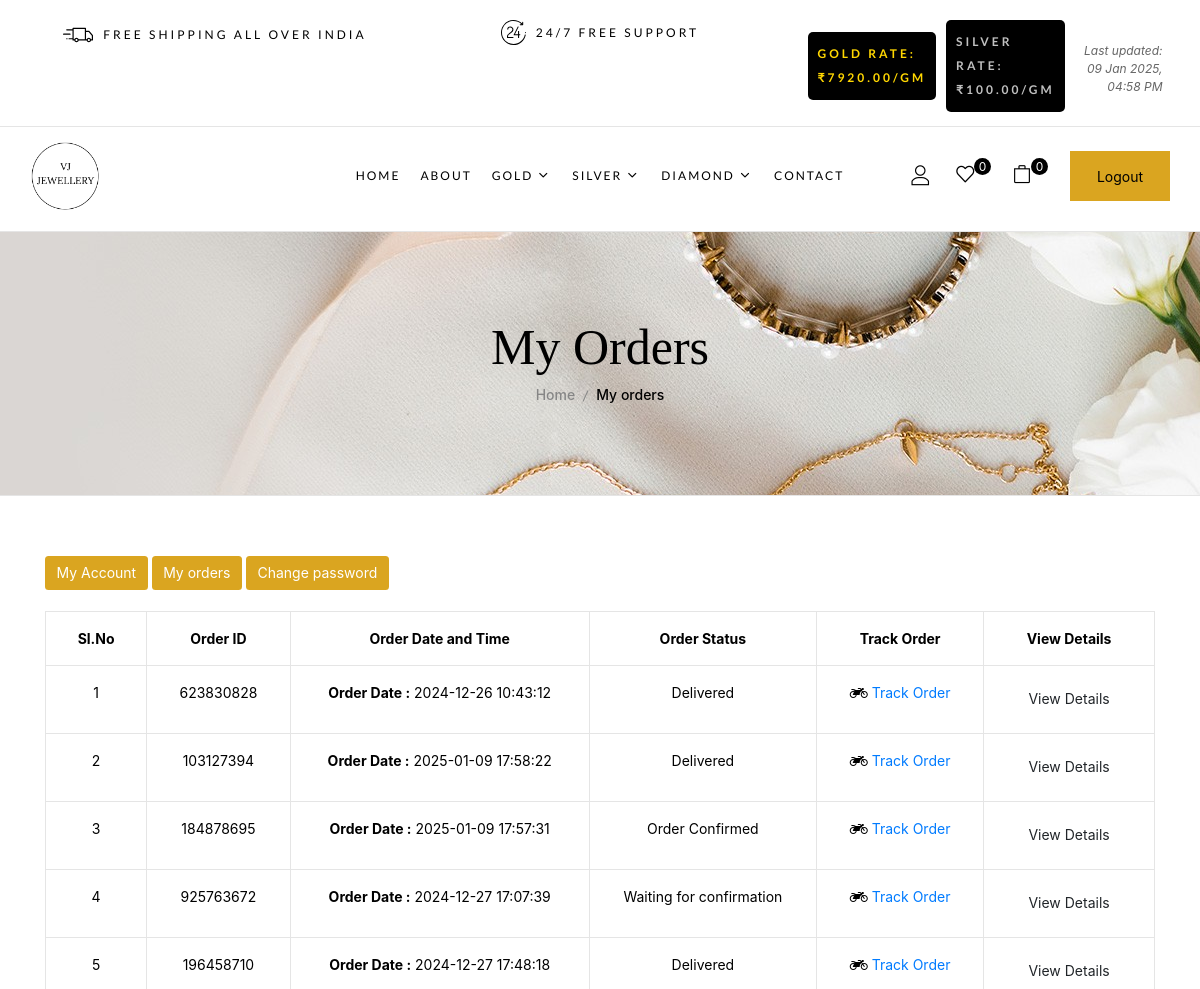
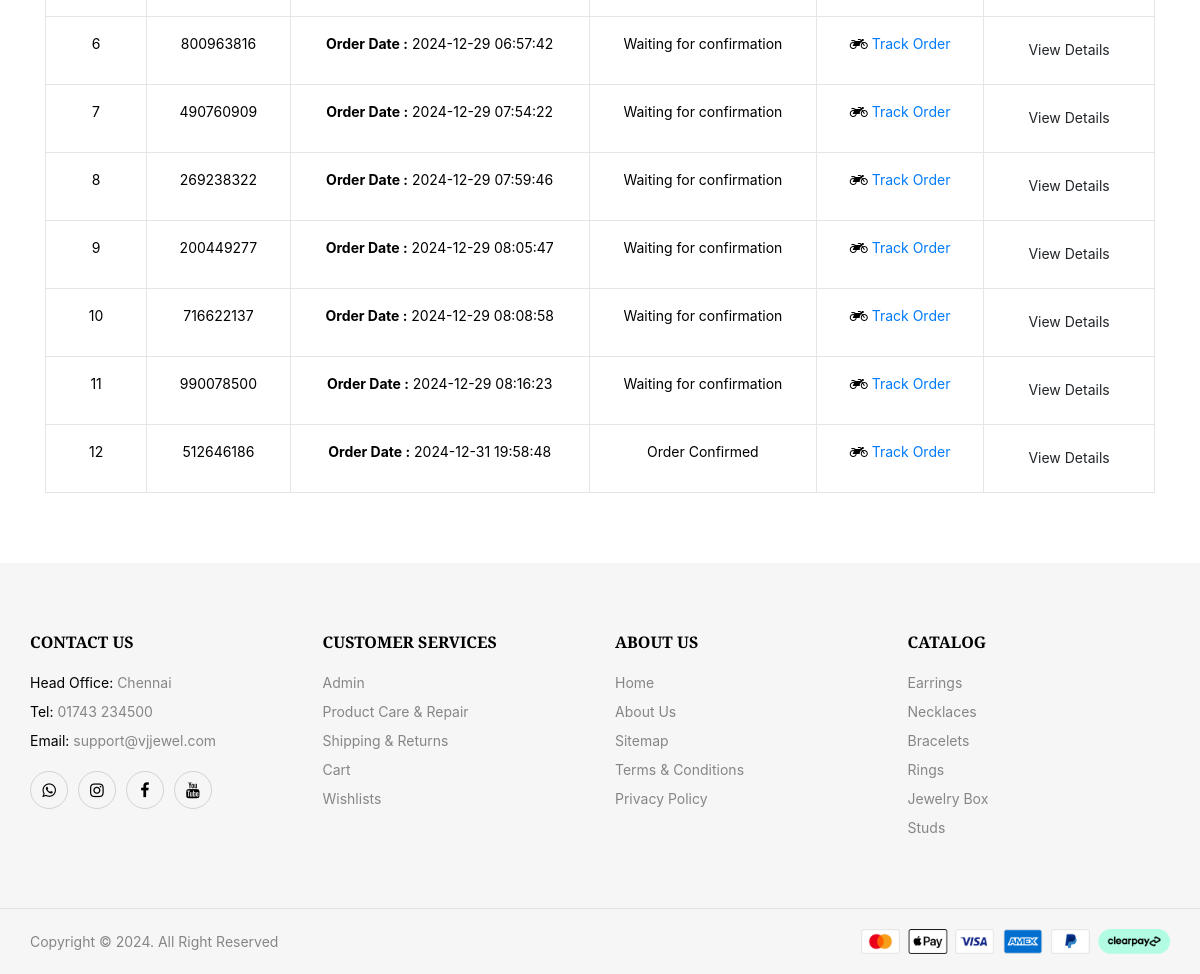
The page /my-orders.php (signed in) on the database its author committed (2 pictures, top to bottom).
### tables this page shows
CREATE TABLE `rates` (
  `id` int(11) NOT NULL,
  `gold_rate` decimal(10,2) DEFAULT NULL,
  `silver_rate` decimal(10,2) DEFAULT NULL,
  `created_by` int(11) DEFAULT NULL,
  `created_at` timestamp NOT NULL DEFAULT current_timestamp()
);

CREATE TABLE `tblorderaddresses` (
  `ID` int(10) NOT NULL,
  `UserId` int(5) DEFAULT NULL,
  `Ordernumber` int(10) DEFAULT NULL,
  `Flatnobuldngno` varchar(200) DEFAULT NULL,
  `StreetName` varchar(200) DEFAULT NULL,
  `Area` varchar(200) DEFAULT NULL,
  `Landmark` varchar(200) DEFAULT NULL,
  `City` varchar(200) DEFAULT NULL,
  `Zipcode` int(10) DEFAULT NULL,
  `Phone` bigint(11) DEFAULT NULL,
  `Email` varchar(200) DEFAULT NULL,
  `PaymentMethod` varchar(200) DEFAULT NULL,
  `OrderTime` timestamp NULL DEFAULT current_timestamp() ON UPDATE current_timestamp(),
  `Status` varchar(200) DEFAULT NULL,
  `Remark` varchar(200) DEFAULT NULL,
  `UpdationDate` timestamp NOT NULL DEFAULT current_timestamp() ON UPDATE current_timestamp()
);

### my-orders.php (the view, shortened to what this page needs)
<?php
include_once('includes/config.php');
if (strlen($_SESSION['jsmsuid']==0)) {
  header('location:logout.php');
  } else{
    ?>
<!DOCTYPE html>
 <html lang="en">
<head>
		<link rel="stylesheet" href="libs/bootstrap/css/bootstrap.min.css" type="text/css">
		<link rel="stylesheet" href="libs/feather-font/css/iconfont.css" type="text/css">
		<link rel="stylesheet" href="libs/icomoon-font/css/icomoon.css" type="text/css">
		<link rel="stylesheet" href="libs/font-awesome/css/font-awesome.css" type="text/css">
		<link rel="stylesheet" href="libs/wpbingofont/css/wpbingofont.css" type="text/css">
		<link rel="stylesheet" href="libs/elegant-icons/css/elegant.css" type="text/css">
		<link rel="stylesheet" href="libs/slick/css/slick.css" type="text/css">
		<link rel="stylesheet" href="libs/slick/css/slick-theme.css" type="text/css">
		<link rel="stylesheet" href="libs/mmenu/css/mmenu.min.css" type="text/css">
		<link rel="stylesheet" href="libs/slider/css/jslider.css">
		<link rel="stylesheet" href="assets/css/app.css" type="text/css">
		<link rel="stylesheet" href="assets/css/responsive.css" type="text/css">
</head>
<body>
	<?php include_once('includes/header.php');?>
	<div id="site-main" class="site-main">
            <div id="main-content" class="main-content">
                <div id="primary" class="content-area">
                    <div id="title" class="page-title">
                        <div class="section-container">
                            <div class="content-title-heading">
                                <h1 class="text-title-heading">My Orders</h1>
                            </div>
                            <div class="breadcrumbs">
                                <a href="index.php">Home</a><span class="delimiter"></span>My orders
                            </div>
                        </div>
                    </div>
	<div id="body">
		<div class="container">
		<nav>
		<a href="profile.php"><button class="btn" style="background-color: goldenrod; color: white;">My Account</button></a>
						<a href="my-orders.php"><button class="btn" style="background-color: goldenrod; color: white;">My orders</button></a>
						<a href="change-password.php"><button class="btn" style="background-color: goldenrod; color: white;">Change password</button></a>
					</nav><br>
			<div id="content" class="full">
				<div class="cart-table" >
					<table style="color: black; text-align: center;">
						<tr style="color: black; text-align: center;">
                                    <th>Sl.No</th>
                                <th>Order ID</th>
                                <th>Order Date and Time</th>
                                <th>Order Status</th>
                                <th>Track Order</th>
                                <th>View Details</th>
                                </tr>
					<tr>
                                    <?php
									$userid= $_SESSION['jsmsuid'];
									$query=mysqli_query($con,"select * from  tblorderaddresses  where UserId='$userid'");
									$cnt=1;
												while($row=mysqli_fetch_array($query))
												{ ?>
												<tr>
									<td style="color: black; text-align: center;"><?php echo $cnt;?></td>
									<td style="color: black;  text-align: center;"><?php echo $row['Ordernumber'];?></td>
									<td style="color: black;  text-align: center;"><p><b>Order Date :</b> <?php echo $row['OrderTime']?></p></td>
									<td style="color: black; "><?php $status=$row['Status'];
									if($status==''){
									echo "Waiting for confirmation";
									} else{
									echo $status;
									}
																						?>  </td>
									<td style="color: black;  text-align: center;"><li class="list-inline-item"><i class="fa fa-motorcycle"></i>
 <a  href="javascript:void(0);" onClick="popUpWindow('track-order.php?oid=<?php echo htmlentities($row['Ordernumber']);?>');" title="Track order">Track Order</a></li></td>
<td style="color: black;  text-align: center;"><a href="order-detail.php?orderid=<?php echo $row['Ordernumber'];?>" class="btn btn--box btn--small btn--blue btn--uppercase btn--weight">View Details</a></td>
</tr><?php $cnt++; } ?>
					</table>
				</div>
			</div>
		</div>
	</div>
	<?php include_once('includes/footer.php');?>
</body>
</html><?php } ?>

### includes/header.php (shortened to what this page needs)
<?php
include_once('includes/config.php');
$sql = "SELECT t.typeName, t.typeDescription, t.creationDate as typeCreationDate,
        c.categoryName, c.id AS category_id, c.creationDate, s.subcategoryName
        FROM type t
        LEFT JOIN category c ON t.id = c.type_id
        LEFT JOIN subcategory s ON c.id = s.categoryid
        ORDER BY t.creationDate ASC, t.typeName ASC, c.creationDate ASC";
$result = $con->query($sql);
$typeData = [];
if ($result && $result->num_rows > 0) {
    while ($row = $result->fetch_assoc()) {
        $typeName = $row['typeName'];
        if (!isset($typeData[$typeName])) {
            $typeData[$typeName] = [
                'name' => $typeName,
                'description' => $row['typeDescription'],
                'creationDate' => $row['typeCreationDate'],
                'categories' => []
            ];
        }
        if ($row['categoryName']) {
            if (!isset($typeData[$typeName]['categories'][$row['categoryName']])) {
                $typeData[$typeName]['categories'][$row['categoryName']] = [
                    'name' => $row['categoryName'],
                    'subcategories' => []
                ];
            }
            if ($row['subcategoryName']) {
                $typeData[$typeName]['categories'][$row['categoryName']]['subcategories'][] = $row['subcategoryName'];
            }
        }
    }
    foreach ($typeData as $typeName => $type) {
        ksort($typeData[$typeName]['categories']);
        foreach ($typeData[$typeName]['categories'] as $categoryName => $category) {
            sort($typeData[$typeName]['categories'][$categoryName]['subcategories']);
        }
    }
}
?>
<!DOCTYPE html>
<html lang="en">
<head>
    <link rel="stylesheet" href="https://stackpath.bootstrapcdn.com/bootstrap/4.5.2/css/bootstrap.min.css">
</head>
<body>
    <header id="site-header" class="site-header header-v4">
        <div class="header-desktop">
            <div class="header-bottom">
                <div class="section-padding">
                    <div class="section-container p-l-r">
                        <div class="block block-feature">
                            <div class="block-widget-wrap">
                            <div class="row">
<div class="col-md-4 sm-m-b-50">
    <div class="box">
        <div class="box-icon">
            <span>
            </span>
        </div>
        <div class="box-title-wrap">
            <h3 class="box-title">
                 FREE SHIPPING ALL OVER INDIA
            </h3>
        </div>
    </div>
</div>
<div class="col-md-4">
    <div class="box">
        <div class="box-icon icon-3">
            <span>
            </span>
        </div>
        <div class="box-title-wrap">
            <h3 class="box-title">
                 24/7 Free Support
            </h3>
        </div>
    </div>
</div>
<?php
    $query = mysqli_query($con, "SELECT gold_rate, silver_rate, created_at FROM rates ORDER BY created_at DESC LIMIT 1");
    $row = mysqli_fetch_assoc($query);
    $gold_rate = $row['gold_rate'];
    $silver_rate = $row['silver_rate'];
    $last_updated = date('d M Y, h:i A', strtotime($row['created_at']));
?>
<div class="col-md-4">
    <div class="box" style="gap: 10px;">
        <div class="box-title-wrap" style="background-color: black; padding: 10px; border-radius: 5px;">
            <h3 class="box-title" style="color: gold; font-weight: bold;">
                Gold rate: ₹<?php echo $gold_rate; ?>/gm
            </h3>
        </div>
        <div class="box-title-wrap" style="background-color: black; padding: 10px; border-radius: 5px;">
            <h3 class="box-title" style="color: silver; font-weight: bold;">
                Silver rate: ₹<?php echo $silver_rate; ?>/gm
            </h3>
        </div>
        <div class="last-updated" style="text-align: right; font-size: 12px; color: #666; margin-top: 5px; font-style: italic;">
            Last updated: <?php echo $last_updated; ?>
        </div>
    </div>
</div>
</div>
                            </div>
                        </div>
                    </div>
                </div>
            </div>
            <hr>
            <div class="header-wrapper">
						<div class="section-padding">
							<div class="section-container large p-l-r">
								<div class="row">
									<div class="col-xl-3 col-lg-3 col-md-12 col-sm-12 col-12 header-left">
										<div >
											<a href="index.php">
												<img width="70px" height="140" src="media/logonew.png" alt="VJ - Jewellery">
											</a>
										</div>
									</div>
                            <div class="col-xl-6 col-lg-6 col-md-12 col-sm-12 col-12 text-center header-center">
                                <div class="site-navigation">
                                    <nav id="main-navigation">
                                        <ul id="menu-main-menu" class="menu">
                                        <li class="level-0 menu-item">
														<a href="index.php" ><span class="menu-item-text">Home</span></a>
													</li>
                                                    <li class="level-0 menu-item">
                                                <a href="about.php"><span class="menu-item-text">About</span></a>
                                            </li>
                                            <?php if (!empty($typeData)) : ?>
                                                <?php foreach ($typeData as $type) : ?>
													<li class="level-0 menu-item menu-item-has-children mega-menu mega-menu-fullwidth align-center">
                                                        <a href="#"><span class="menu-item-text"><?php echo htmlspecialchars($type['name']); ?></span></a>
                                                    </li>
                                                <?php endforeach; ?>
                                            <?php endif; ?>
                                            <li class="level-0 menu-item">
                                                <a href="contact.php"><span class="menu-item-text">Contact</span></a>
                                            </li>
                                        </ul>
                                    </nav>
                                </div>
                            </div>
                            <div class="col-xl-3 col-lg-3 col-md-12 col-sm-12 col-12 header-right">
										<div class="header-page-link">
											<?php if (strlen($_SESSION['jsmsuid']>0)) {?>
											<?php   $userid= $_SESSION['jsmsuid'];
																$ret2=mysqli_query($con,"select sum(products.shippingCharge+products.productPrice) as total,COUNT(orders.PId) as totalp from orders join products on products.id=orders.PId where orders.UserId='$userid' and orders.IsOrderPlaced is null");
																$resultss=mysqli_fetch_array($ret2);
																?>
                                            <div class="login-header icon">
												<a class="active-login" onclick="window.location.href='profile.php'"><i style="color:black;" class="icon-user"></i></a>
											</div>
											<?php
											if (strlen($_SESSION['jsmsuid'] > 0)) {
												$userid = $_SESSION['jsmsuid'];
												$wishlist_query = mysqli_query($con, "
													SELECT
														SUM(products.productPrice) AS totalPrice,
														COUNT(wishlist.ProductId) AS totalProducts
													FROM wishlist
													JOIN products ON products.id = wishlist.ProductId
													WHERE wishlist.UserId = '$userid'
												");
												$wishlist_result = mysqli_fetch_array($wishlist_query);
											?>
											<div class="mojuri-topcart dropdown light">
													<div class="dropdown mini-cart top-cart">
														<a class="cart-icon" href="wishlist.php" role="button" style="text-decoration: none;">
															<div class="icons-cart">
															<i class="icon-heart" style="color: black;"></i>
																<span class="cart-count"><?php echo $wishlist_result['totalProducts']; ?></span>
															</div>
														</a>
													</div>
											</div>
												<?php
												}
											?>
											<div class="mojuri-topcart dropdown light">
													<div class="dropdown mini-cart top-cart">
														<a class="cart-icon" href="cart.php" role="button" style="text-decoration: none;">
															<div class="icons-cart">
																<i class="icon-large-paper-bag" style="color: black;"></i>
																<span class="cart-count"><?php echo $resultss['totalp']; ?></span>
															</div>
														</a>
													</div>
											</div>
											<div class="login-header">
												<button style="color:black; width: 100px; height: 50px; background-color: goldenrod;" class="active-login" onclick="window.location.href='logout.php'">Logout</button>
											</div>
                                            <?php }?>
										</div>
									</div>
                        </div>
                    </div>
                </div>
            </div>
        </div>
    </header>
</body>
</html>

### assets/css/responsive.css (style rules this page uses)
@media (max-width: 1350px) { .site-navigation ul > li.level-0 { padding: 0 10px; } }

### rows shown on the page
rates: gold_rate "7920.00", silver_rate "100.00", created_at "09 Jan 2025, 04:58 PM"
tblorderaddresses: Ordernumber "623830828", OrderTime "2024-12-26 10:43:12", Status "Delivered"
tblorderaddresses: Ordernumber "103127394", OrderTime "2025-01-09 17:58:22", Status "Delivered"
tblorderaddresses: Ordernumber "184878695", OrderTime "2025-01-09 17:57:31", Status "Order Confirmed"
tblorderaddresses: Ordernumber "925763672", OrderTime "2024-12-27 17:07:39", shows "Waiting for confirmation"
tblorderaddresses: Ordernumber "196458710", OrderTime "2024-12-27 17:48:18", Status "Delivered"
tblorderaddresses: Ordernumber "800963816", OrderTime "2024-12-29 06:57:42", shows "Waiting for confirmation"
tblorderaddresses: Ordernumber "490760909", OrderTime "2024-12-29 07:54:22", shows "Waiting for confirmation"
tblorderaddresses: Ordernumber "269238322", OrderTime "2024-12-29 07:59:46", shows "Waiting for confirmation"
tblorderaddresses: Ordernumber "200449277", OrderTime "2024-12-29 08:05:47", shows "Waiting for confirmation"
tblorderaddresses: Ordernumber "716622137", OrderTime "2024-12-29 08:08:58", shows "Waiting for confirmation"
tblorderaddresses: Ordernumber "990078500", OrderTime "2024-12-29 08:16:23", shows "Waiting for confirmation"
tblorderaddresses: Ordernumber "512646186", OrderTime "2024-12-31 19:58:48", Status "Order Confirmed"

### other values the page prints
$type['name'] "GOLD"
$type['name'] "SILVER"
$type['name'] "DIAMOND"
$wishlist_result['totalProducts'] "0"
$resultss['totalp'] "0"
